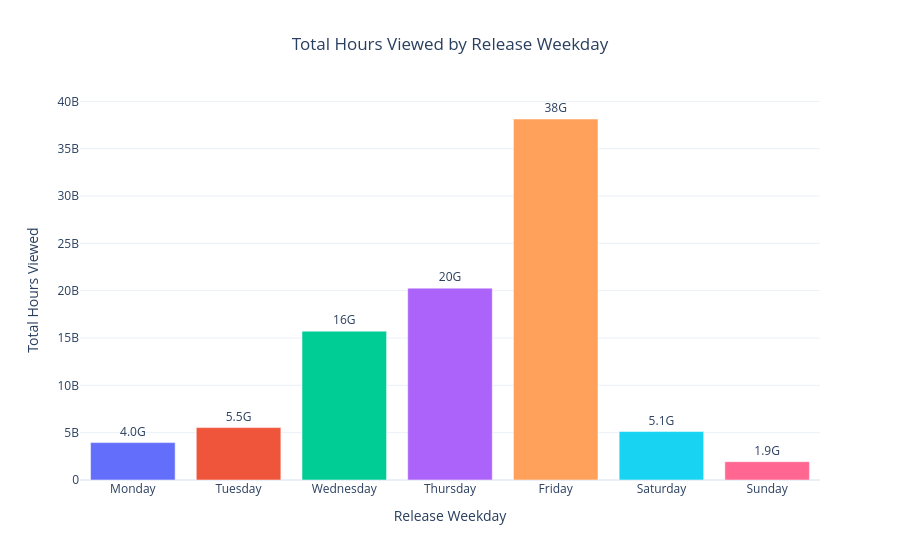

The notebook cell saved with this chart:
### Code cell
# Visualize audience engagement by release weekday

fig = px.bar(
    weekday_engagement,
    x="Release Weekday",
    y="Total_Hours_Viewed",
    color="Release Weekday",
    text="Total_Hours_Viewed",
    title="Total Hours Viewed by Release Weekday",
    labels={
        "Release Weekday": "Release Weekday",
        "Total_Hours_Viewed": "Total Hours Viewed"
    }
)

fig.update_traces(
    texttemplate="%{text:.2s}",
    textposition="outside"
)

fig.update_layout(
    template="plotly_white",
    title_x=0.5,
    showlegend=False,
    xaxis_title="Release Weekday",
    yaxis_title="Total Hours Viewed"
)

fig.show()

### Figure 1 — Plotly figure (JSON) as saved in the notebook; plotly's stock layout.template omitted (floating-point values rounded to 4 significant figures)
{"data": [{"alignmentgroup": "True", "hovertemplate": "Release Weekday=%{x}<br>Total Hours Viewed=%{text}<extra></extra>", "legendgroup": "Monday", "marker": {"color": "#636efa", "pattern": {"shape": ""}}, "name": "Monday", "offsetgroup": "Monday", "orientation": "v", "showlegend": true, "text": [3950800000], "textposition": "outside", "texttemplate": "%{text:.2s}", "type": "bar", "x": ["Monday"], "xaxis": "x", "y": [3950800000], "yaxis": "y"}, {"alignmentgroup": "True", "hovertemplate": "Release Weekday=%{x}<br>Total Hours Viewed=%{text}<extra></extra>", "legendgroup": "Tuesday", "marker": {"color": "#EF553B", "pattern": {"shape": ""}}, "name": "Tuesday", "offsetgroup": "Tuesday", "orientation": "v", "showlegend": true, "text": [5535600000], "textposition": "outside", "texttemplate": "%{text:.2s}", "type": "bar", "x": ["Tuesday"], "xaxis": "x", "y": [5535600000], "yaxis": "y"}, {"alignmentgroup": "True", "hovertemplate": "Release Weekday=%{x}<br>Total Hours Viewed=%{text}<extra></extra>", "legendgroup": "Wednesday", "marker": {"color": "#00cc96", "pattern": {"shape": ""}}, "name": "Wednesday", "offsetgroup": "Wednesday", "orientation": "v", "showlegend": true, "text": [15724400000], "textposition": "outside", "texttemplate": "%{text:.2s}", "type": "bar", "x": ["Wednesday"], "xaxis": "x", "y": [15724400000], "yaxis": "y"}, {"alignmentgroup": "True", "hovertemplate": "Release Weekday=%{x}<br>Total Hours Viewed=%{text}<extra></extra>", "legendgroup": "Thursday", "marker": {"color": "#ab63fa", "pattern": {"shape": ""}}, "name": "Thursday", "offsetgroup": "Thursday", "orientation": "v", "showlegend": true, "text": [20268100000], "textposition": "outside", "texttemplate": "%{text:.2s}", "type": "bar", "x": ["Thursday"], "xaxis": "x", "y": [20268100000], "yaxis": "y"}, {"alignmentgroup": "True", "hovertemplate": "Release Weekday=%{x}<br>Total Hours Viewed=%{text}<extra></extra>", "legendgroup": "Friday", "marker": {"color": "#FFA15A", "pattern": {"shape": ""}}, "name": "Friday", "offsetgroup": "Friday", "orientation": "v", "showlegend": true, "text": [38135200000], "textposition": "outside", "texttemplate": "%{text:.2s}", "type": "bar", "x": ["Friday"], "xaxis": "x", "y": [38135200000], "yaxis": "y"}, {"alignmentgroup": "True", "hovertemplate": "Release Weekday=%{x}<br>Total Hours Viewed=%{text}<extra></extra>", "legendgroup": "Saturday", "marker": {"color": "#19d3f3", "pattern": {"shape": ""}}, "name": "Saturday", "offsetgroup": "Saturday", "orientation": "v", "showlegend": true, "text": [5119500000], "textposition": "outside", "texttemplate": "%{text:.2s}", "type": "bar", "x": ["Saturday"], "xaxis": "x", "y": [5119500000], "yaxis": "y"}, {"alignmentgroup": "True", "hovertemplate": "Release Weekday=%{x}<br>Total Hours Viewed=%{text}<extra></extra>", "legendgroup": "Sunday", "marker": {"color": "#FF6692", "pattern": {"shape": ""}}, "name": "Sunday", "offsetgroup": "Sunday", "orientation": "v", "showlegend": true, "text": [1934200000], "textposition": "outside", "texttemplate": "%{text:.2s}", "type": "bar", "x": ["Sunday"], "xaxis": "x", "y": [1934200000], "yaxis": "y"}], "layout": {"barmode": "relative", "legend": {"title": {"text": "Release Weekday"}, "tracegroupgap": 0}, "showlegend": false, "title": {"text": "Total Hours Viewed by Release Weekday", "x": 0.5}, "xaxis": {"anchor": "y", "categoryarray": ["Monday", "Tuesday", "Wednesday", "Thursday", "Friday", "Saturday", "Sunday"], "categoryorder": "array", "domain": [0, 1], "title": {"text": "Release Weekday"}}, "yaxis": {"anchor": "x", "domain": [0, 1], "title": {"text": "Total Hours Viewed"}}}}
